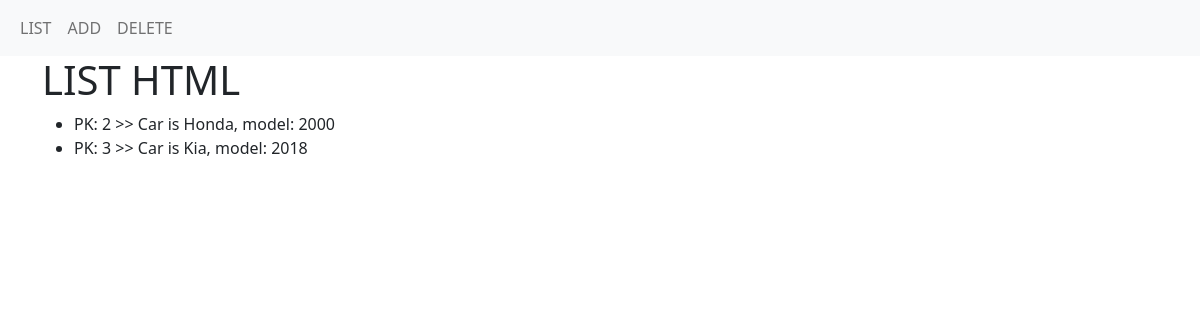
The app's page /cars/list/, older data.
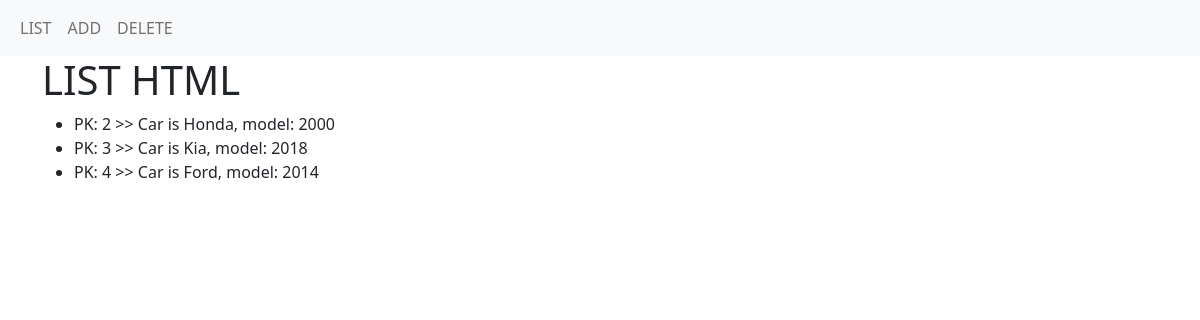
The same page, newer data.
### cars/models.py (models this page shows)
class Car(models.Model):
  brand = models.CharField(max_length=30)
  year = models.IntegerField()
  def __str__(self):
    return f'PK: {self.pk} >> Car is {self.brand}, model: {self.year}'

### cars/views.py (the view)
# urls.py: path('list/', views.list, name='list'),
def list(request):
  all_cars = models.Car.objects.all()
  context = {'all_cars': all_cars}
  return render(request,'cars/list.html', context=context)

### cars/templates/cars/list.html
{% extends "base.html" %} {% block content %}
<div class="container">
  <h1>LIST HTML</h1>
  <ul>
    {% for car in all_cars %}
    <li>{{car}}</li>
    {% endfor %}
  </ul>
</div>
{% endblock content %}

Row changes from the older to the newer data that the page shows:
added Car: id+brand+year "PK: 4 >> Car is Ford, model: 2014"
